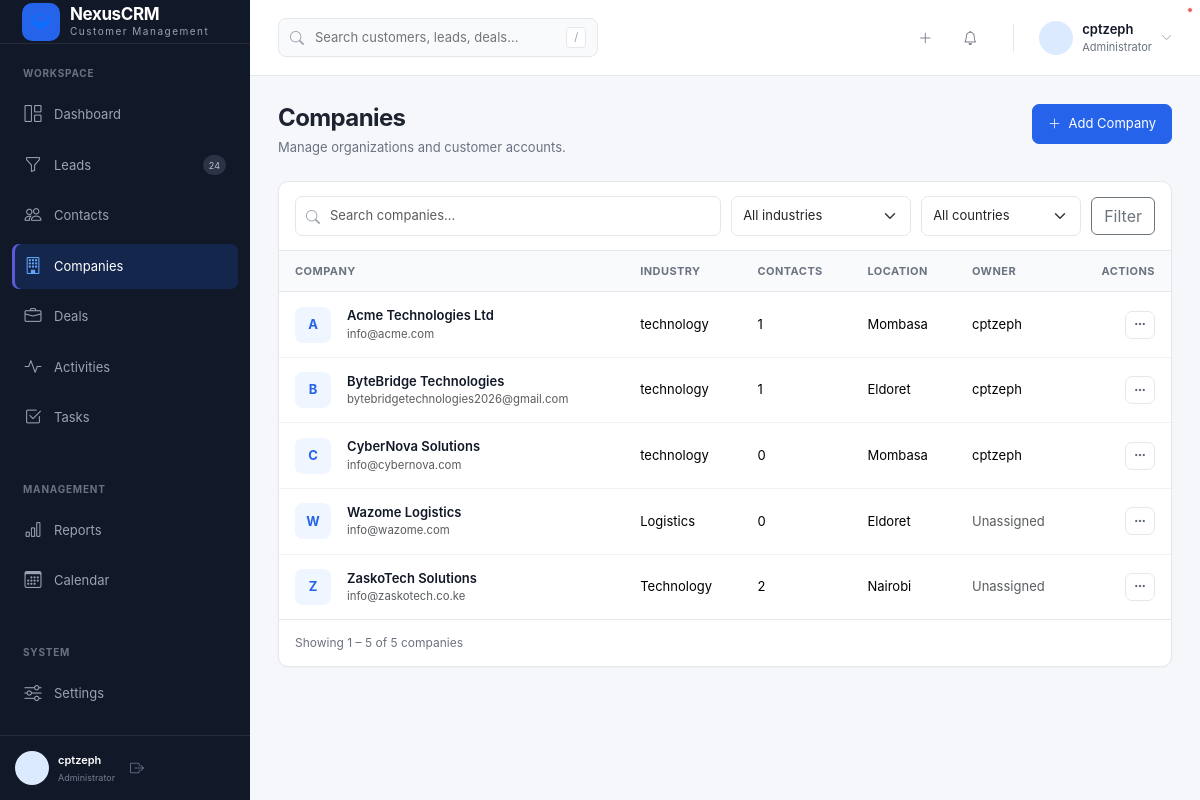
Before: /companies/ (signed in) with the older database file.
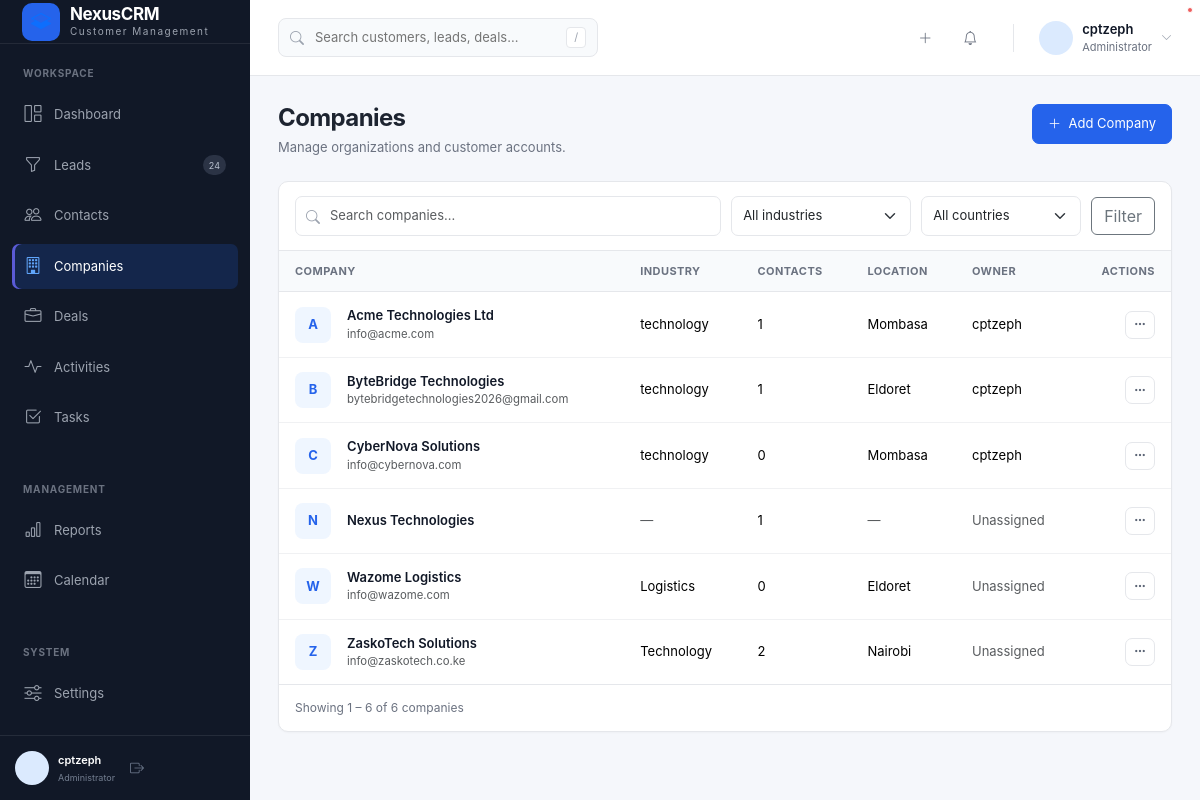
After: the same page with the newer database file.
### crmApp/models.py (models this page shows, shortened)
class Company(models.Model):
    INDUSTRY_CHOICES = [
        ("technology", "Technology"),
        ("finance", "Finance"),
        ("healthcare", "Healthcare"),
        ("education", "Education"),
        ("retail", "Retail"),
        ("manufacturing", "Manufacturing"),
        ("real_estate", "Real Estate"),
        ("hospitality", "Hospitality"),
        ("other", "Other"),
    ]
    name = models.CharField(max_length=200)
    industry = models.CharField(
        max_length=50,
        choices=INDUSTRY_CHOICES,
        blank=True
    )
    website = models.URLField(blank=True)
    email = models.EmailField(blank=True)
    phone = models.CharField(max_length=50, blank=True)
    address = models.TextField(blank=True)
    city = models.CharField(max_length=100, blank=True)
    country = models.CharField(max_length=100, blank=True)
    description = models.TextField(blank=True)
    owner = models.ForeignKey(
        User,
        on_delete=models.SET_NULL,
        null=True,
        blank=True,
        related_name="owned_companies"
    )
    created_at = models.DateTimeField(auto_now_add=True)
    updated_at = models.DateTimeField(auto_now=True)
    class Meta:
        ordering = ["name"]

### crmApp/views.py (the view, shortened to what this page needs)
@login_required
def company_list(request):
    companies = Company.objects.select_related(
        "owner"
    ).prefetch_related(
        "contacts"
    )
    search = request.GET.get("search", "").strip()
    industry = request.GET.get("industry", "").strip()
    country = request.GET.get("country", "").strip()
    if industry:
        companies = companies.filter(
            industry=industry
        )
    if country:
        companies = companies.filter(
            country=country
        )
    industries = (
        Company.objects
        .exclude(industry="")
        .values_list("industry", flat=True)
        .distinct()
        .order_by("industry")
    )
    countries = (
        Company.objects
        .exclude(country="")
        .values_list("country", flat=True)
        .distinct()
        .order_by("country")
    )
    paginator = Paginator(companies, 10)
    page_number = request.GET.get("page")
    page_obj = paginator.get_page(page_number)
    context = {
        "page_obj": page_obj,
        "companies": page_obj.object_list,
        "search": search,
        "selected_industry": industry,
        "selected_country": country,
        "industries": industries,
        "countries": countries,
    }
    return render(
        request,
        "crmApp/companies/company_list.html",
        context
    )

### crmApp/context_processors.py (called while the page is built, shortened)
def crm_permissions(request):
    user = request.user
    role = get_user_role(user)
    return {
        "crm_role": role,
        "can_create_records": can_create(user),
        "can_edit_all_records": role in {
            ROLE_ADMIN,
            ROLE_MANAGER,
            ROLE_SUPPORT,
        },
        "can_delete_records": role in {
            ROLE_ADMIN,
            ROLE_MANAGER,
        },
    }

### crmApp/permissions.py (called while the page is built)
def get_user_role(user):
    if not user or not user.is_authenticated:
        return None
    if user.is_superuser:
        return ROLE_ADMIN
    profile = getattr(user, "profile", None)
    if not profile:
        return ROLE_VIEWER
    return profile.role

def can_create(user):
    role = get_user_role(user)
    return role in {
        ROLE_ADMIN,
        ROLE_MANAGER,
        ROLE_SALES,
        ROLE_SUPPORT,
    }

### templates/crmApp/companies/company_list.html (shortened to what the changed rows need)
{% extends "crmApp/base.html" %}
{% block content %}
<div class="page-header">
    <div>
        <h1 class="page-title">
            Companies
        </h1>
    </div>
</div>
<div class="crm-card">
    {% if companies %}
        <div class="table-responsive">
            <table class="table crm-table">
                <thead>
                    <tr>
                        <th>
                            Company
                        </th>
                        <th>
                            Industry
                        </th>
                        <th>
                            Contacts
                        </th>
                        <th>
                            Location
                        </th>
                        <th>
                            Owner
                        </th>
                        <th class="text-end">
                            Actions
                        </th>
                    </tr>
                </thead>
                <tbody>
                    {% for company in companies %}
                        <tr>
                            <td>
                                <div class="d-flex align-items-center gap-3">
                                    <div class="company-avatar">
                                        {{ company.name|first|upper }}
                                    </div>
                                    <div>
                                        <a
                                            href="{% url 'company_detail' company.pk %}"
                                            class="table-link"
                                        >
                                            {{ company.name }}
                                        </a>
                                        {% if company.email %}
                                            <div class="text-muted small">
                                                {{ company.email }}
                                            </div>
                                        {% endif %}
                                    </div>
                                </div>
                            </td>
                            <td>
                                {% if company.industry %}
                                    {{ company.industry }}
                                {% else %}
                                    <span class="text-muted">—</span>
                                {% endif %}
                            </td>
                            <td>
                                {{ company.contacts.count }}
                            </td>
                            <td>
                                {% if company.city %}
                                    {{ company.city }}
                                {% elif company.country %}
                                    {{ company.country }}
                                {% else %}
                                    <span class="text-muted">—</span>
                                {% endif %}
                            </td>
                            <td>
                                {% if company.owner %}
                                    {{ company.owner.get_full_name|default:company.owner.username }}
                                {% else %}
                                    <span class="text-muted">
                                        Unassigned
                                    </span>
                                {% endif %}
                            </td>
                            <td class="text-end">
                                <div class="dropdown">
                                    <button
                                        class="btn btn-sm btn-light"
                                        type="button"
                                        data-bs-toggle="dropdown"
                                        aria-expanded="false"
                                    >
                                        <i class="bi bi-three-dots"></i>
                                    </button>
                                </div>
                            </td>
                        </tr>
                    {% endfor %}
                </tbody>
            </table>
        </div>
        <div class="crm-pagination">
            <div class="pagination-info">
                Showing
                {{ page_obj.start_index }}
                –
                {{ page_obj.end_index }}
                of
                {{ page_obj.paginator.count }}
                companies
            </div>
        </div>
    {% endif %}
</div>
{% endblock %}

Changed rows visible on the page:
added Company: name|first "N", name "Nexus Technologies", contacts.count "1", shows "Unassigned"
Other visible differences:
{{ page_obj.end_index }}: "5" → "6"
{{ page_obj.paginator.count }}: "5" → "6"
